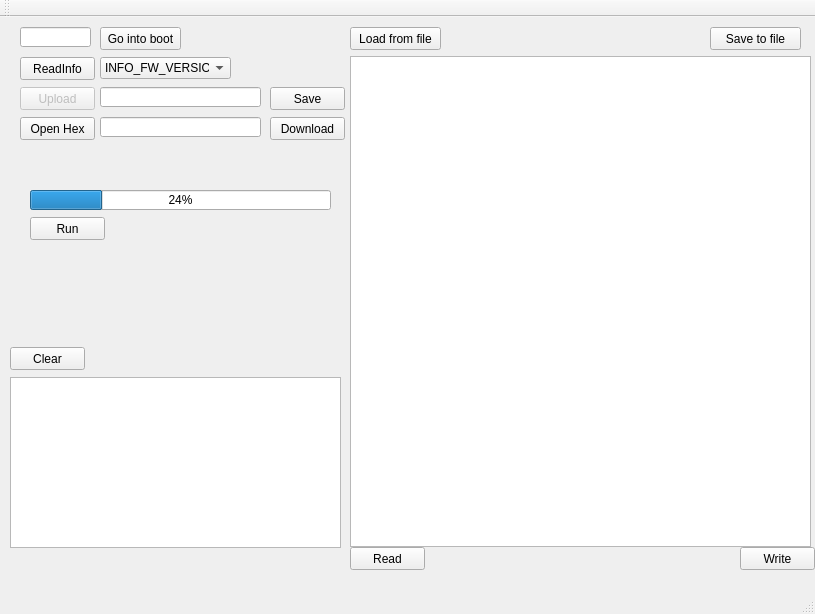
<?xml version="1.0" encoding="UTF-8"?>
<ui version="4.0">
 <class>MainWindow</class>
 <widget class="QMainWindow" name="MainWindow">
  <property name="geometry">
   <rect>
    <x>0</x>
    <y>0</y>
    <width>815</width>
    <height>614</height>
   </rect>
  </property>
  <property name="windowTitle">
   <string>Bootloader</string>
  </property>
  <widget class="QWidget" name="centralWidget">
   <widget class="QPushButton" name="pBReadInfo">
    <property name="geometry">
     <rect>
      <x>20</x>
      <y>40</y>
      <width>75</width>
      <height>23</height>
     </rect>
    </property>
    <property name="text">
     <string>ReadInfo</string>
    </property>
    <property name="autoDefault">
     <bool>false</bool>
    </property>
   </widget>
   <widget class="QComboBox" name="cBInfoSelect">
    <property name="geometry">
     <rect>
      <x>100</x>
      <y>40</y>
      <width>131</width>
      <height>22</height>
     </rect>
    </property>
    <property name="editable">
     <bool>false</bool>
    </property>
    <property name="currentIndex">
     <number>0</number>
    </property>
    <item>
     <property name="text">
      <string>INFO_FW_VERSION</string>
     </property>
    </item>
    <item>
     <property name="text">
      <string>INFO_FW_FLAG</string>
     </property>
    </item>
    <item>
     <property name="text">
      <string>INFO_FW_ADDRESS</string>
     </property>
    </item>
    <item>
     <property name="text">
      <string>INFO_FW_BYTE_NBR</string>
     </property>
    </item>
   </widget>
   <widget class="QTextEdit" name="tEPrintMsg">
    <property name="geometry">
     <rect>
      <x>10</x>
      <y>360</y>
      <width>331</width>
      <height>171</height>
     </rect>
    </property>
   </widget>
   <widget class="QPushButton" name="pBUpload">
    <property name="enabled">
     <bool>false</bool>
    </property>
    <property name="geometry">
     <rect>
      <x>20</x>
      <y>70</y>
      <width>75</width>
      <height>23</height>
     </rect>
    </property>
    <property name="text">
     <string>Upload</string>
    </property>
   </widget>
   <widget class="QPushButton" name="pBDownload">
    <property name="geometry">
     <rect>
      <x>270</x>
      <y>100</y>
      <width>75</width>
      <height>23</height>
     </rect>
    </property>
    <property name="text">
     <string>Download</string>
    </property>
   </widget>
   <widget class="QPushButton" name="pBOpenHex">
    <property name="geometry">
     <rect>
      <x>20</x>
      <y>100</y>
      <width>75</width>
      <height>23</height>
     </rect>
    </property>
    <property name="text">
     <string>Open Hex</string>
    </property>
   </widget>
   <widget class="QLineEdit" name="lEHexPath">
    <property name="geometry">
     <rect>
      <x>100</x>
      <y>100</y>
      <width>161</width>
      <height>20</height>
     </rect>
    </property>
   </widget>
   <widget class="QLineEdit" name="lESaveHexPath">
    <property name="geometry">
     <rect>
      <x>100</x>
      <y>70</y>
      <width>161</width>
      <height>20</height>
     </rect>
    </property>
   </widget>
   <widget class="QPushButton" name="pBSaveHex">
    <property name="geometry">
     <rect>
      <x>270</x>
      <y>70</y>
      <width>75</width>
      <height>23</height>
     </rect>
    </property>
    <property name="text">
     <string>Save</string>
    </property>
   </widget>
   <widget class="QPushButton" name="pBClearPrintMsg">
    <property name="geometry">
     <rect>
      <x>10</x>
      <y>330</y>
      <width>75</width>
      <height>23</height>
     </rect>
    </property>
    <property name="text">
     <string>Clear</string>
    </property>
   </widget>
   <widget class="QPushButton" name="pBReadCfg">
    <property name="geometry">
     <rect>
      <x>350</x>
      <y>530</y>
      <width>75</width>
      <height>23</height>
     </rect>
    </property>
    <property name="text">
     <string>Read</string>
    </property>
   </widget>
   <widget class="QTableWidget" name="tWConfig">
    <property name="geometry">
     <rect>
      <x>350</x>
      <y>39</y>
      <width>461</width>
      <height>491</height>
     </rect>
    </property>
   </widget>
   <widget class="QPushButton" name="pBWriteCfg">
    <property name="geometry">
     <rect>
      <x>740</x>
      <y>530</y>
      <width>75</width>
      <height>23</height>
     </rect>
    </property>
    <property name="text">
     <string>Write</string>
    </property>
   </widget>
   <widget class="QPushButton" name="pBLoadCfg">
    <property name="geometry">
     <rect>
      <x>350</x>
      <y>10</y>
      <width>91</width>
      <height>23</height>
     </rect>
    </property>
    <property name="text">
     <string>Load from file</string>
    </property>
   </widget>
   <widget class="QPushButton" name="pBSaveCfg">
    <property name="geometry">
     <rect>
      <x>710</x>
      <y>10</y>
      <width>91</width>
      <height>23</height>
     </rect>
    </property>
    <property name="text">
     <string>Save to file</string>
    </property>
   </widget>
   <widget class="QProgressBar" name="progressBar">
    <property name="geometry">
     <rect>
      <x>30</x>
      <y>173</y>
      <width>301</width>
      <height>20</height>
     </rect>
    </property>
    <property name="value">
     <number>24</number>
    </property>
   </widget>
   <widget class="QPushButton" name="pBSwitch2App">
    <property name="geometry">
     <rect>
      <x>30</x>
      <y>200</y>
      <width>75</width>
      <height>23</height>
     </rect>
    </property>
    <property name="text">
     <string>Run</string>
    </property>
   </widget>
   <widget class="QPushButton" name="pBSetBoot">
    <property name="geometry">
     <rect>
      <x>100</x>
      <y>10</y>
      <width>81</width>
      <height>23</height>
     </rect>
    </property>
    <property name="text">
     <string>Go into boot</string>
    </property>
   </widget>
   <widget class="QLineEdit" name="lENodeid">
    <property name="geometry">
     <rect>
      <x>20</x>
      <y>10</y>
      <width>71</width>
      <height>20</height>
     </rect>
    </property>
   </widget>
  </widget>
  <widget class="QMenuBar" name="menuBar">
   <property name="geometry">
    <rect>
     <x>0</x>
     <y>0</y>
     <width>815</width>
     <height>23</height>
    </rect>
   </property>
  </widget>
  <widget class="QToolBar" name="mainToolBar">
   <attribute name="toolBarArea">
    <enum>TopToolBarArea</enum>
   </attribute>
   <attribute name="toolBarBreak">
    <bool>false</bool>
   </attribute>
  </widget>
  <widget class="QStatusBar" name="statusBar"/>
 </widget>
 <layoutdefault spacing="6" margin="11"/>
 <resources/>
 <connections/>
</ui>
